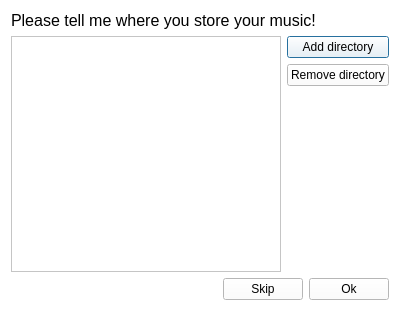
<?xml version="1.0" encoding="UTF-8"?>
<ui version="4.0">
 <class>Addfolders</class>
 <widget class="QDialog" name="Addfolders">
  <property name="geometry">
   <rect>
    <x>0</x>
    <y>0</y>
    <width>400</width>
    <height>311</height>
   </rect>
  </property>
  <property name="minimumSize">
   <size>
    <width>400</width>
    <height>311</height>
   </size>
  </property>
  <property name="maximumSize">
   <size>
    <width>400</width>
    <height>311</height>
   </size>
  </property>
  <property name="palette">
   <palette>
    <active>
     <colorrole role="WindowText">
      <brush brushstyle="SolidPattern">
       <color alpha="255">
        <red>0</red>
        <green>0</green>
        <blue>0</blue>
       </color>
      </brush>
     </colorrole>
     <colorrole role="Button">
      <brush brushstyle="SolidPattern">
       <color alpha="255">
        <red>255</red>
        <green>255</green>
        <blue>255</blue>
       </color>
      </brush>
     </colorrole>
     <colorrole role="Light">
      <brush brushstyle="SolidPattern">
       <color alpha="255">
        <red>255</red>
        <green>255</green>
        <blue>255</blue>
       </color>
      </brush>
     </colorrole>
     <colorrole role="Midlight">
      <brush brushstyle="SolidPattern">
       <color alpha="255">
        <red>255</red>
        <green>255</green>
        <blue>255</blue>
       </color>
      </brush>
     </colorrole>
     <colorrole role="Dark">
      <brush brushstyle="SolidPattern">
       <color alpha="255">
        <red>127</red>
        <green>127</green>
        <blue>127</blue>
       </color>
      </brush>
     </colorrole>
     <colorrole role="Mid">
      <brush brushstyle="SolidPattern">
       <color alpha="255">
        <red>170</red>
        <green>170</green>
        <blue>170</blue>
       </color>
      </brush>
     </colorrole>
     <colorrole role="Text">
      <brush brushstyle="SolidPattern">
       <color alpha="255">
        <red>0</red>
        <green>0</green>
        <blue>0</blue>
       </color>
      </brush>
     </colorrole>
     <colorrole role="BrightText">
      <brush brushstyle="SolidPattern">
       <color alpha="255">
        <red>255</red>
        <green>255</green>
        <blue>255</blue>
       </color>
      </brush>
     </colorrole>
     <colorrole role="ButtonText">
      <brush brushstyle="SolidPattern">
       <color alpha="255">
        <red>0</red>
        <green>0</green>
        <blue>0</blue>
       </color>
      </brush>
     </colorrole>
     <colorrole role="Base">
      <brush brushstyle="SolidPattern">
       <color alpha="255">
        <red>255</red>
        <green>255</green>
        <blue>255</blue>
       </color>
      </brush>
     </colorrole>
     <colorrole role="Window">
      <brush brushstyle="SolidPattern">
       <color alpha="255">
        <red>255</red>
        <green>255</green>
        <blue>255</blue>
       </color>
      </brush>
     </colorrole>
     <colorrole role="Shadow">
      <brush brushstyle="SolidPattern">
       <color alpha="255">
        <red>0</red>
        <green>0</green>
        <blue>0</blue>
       </color>
      </brush>
     </colorrole>
     <colorrole role="AlternateBase">
      <brush brushstyle="SolidPattern">
       <color alpha="255">
        <red>255</red>
        <green>255</green>
        <blue>255</blue>
       </color>
      </brush>
     </colorrole>
     <colorrole role="ToolTipBase">
      <brush brushstyle="SolidPattern">
       <color alpha="255">
        <red>255</red>
        <green>255</green>
        <blue>220</blue>
       </color>
      </brush>
     </colorrole>
     <colorrole role="ToolTipText">
      <brush brushstyle="SolidPattern">
       <color alpha="255">
        <red>0</red>
        <green>0</green>
        <blue>0</blue>
       </color>
      </brush>
     </colorrole>
    </active>
    <inactive>
     <colorrole role="WindowText">
      <brush brushstyle="SolidPattern">
       <color alpha="255">
        <red>0</red>
        <green>0</green>
        <blue>0</blue>
       </color>
      </brush>
     </colorrole>
     <colorrole role="Button">
      <brush brushstyle="SolidPattern">
       <color alpha="255">
        <red>255</red>
        <green>255</green>
        <blue>255</blue>
       </color>
      </brush>
     </colorrole>
     <colorrole role="Light">
      <brush brushstyle="SolidPattern">
       <color alpha="255">
        <red>255</red>
        <green>255</green>
        <blue>255</blue>
       </color>
      </brush>
     </colorrole>
     <colorrole role="Midlight">
      <brush brushstyle="SolidPattern">
       <color alpha="255">
        <red>255</red>
        <green>255</green>
        <blue>255</blue>
       </color>
      </brush>
     </colorrole>
     <colorrole role="Dark">
      <brush brushstyle="SolidPattern">
       <color alpha="255">
        <red>127</red>
        <green>127</green>
        <blue>127</blue>
       </color>
      </brush>
     </colorrole>
     <colorrole role="Mid">
      <brush brushstyle="SolidPattern">
       <color alpha="255">
        <red>170</red>
        <green>170</green>
        <blue>170</blue>
       </color>
      </brush>
     </colorrole>
     <colorrole role="Text">
      <brush brushstyle="SolidPattern">
       <color alpha="255">
        <red>0</red>
        <green>0</green>
        <blue>0</blue>
       </color>
      </brush>
     </colorrole>
     <colorrole role="BrightText">
      <brush brushstyle="SolidPattern">
       <color alpha="255">
        <red>255</red>
        <green>255</green>
        <blue>255</blue>
       </color>
      </brush>
     </colorrole>
     <colorrole role="ButtonText">
      <brush brushstyle="SolidPattern">
       <color alpha="255">
        <red>0</red>
        <green>0</green>
        <blue>0</blue>
       </color>
      </brush>
     </colorrole>
     <colorrole role="Base">
      <brush brushstyle="SolidPattern">
       <color alpha="255">
        <red>255</red>
        <green>255</green>
        <blue>255</blue>
       </color>
      </brush>
     </colorrole>
     <colorrole role="Window">
      <brush brushstyle="SolidPattern">
       <color alpha="255">
        <red>255</red>
        <green>255</green>
        <blue>255</blue>
       </color>
      </brush>
     </colorrole>
     <colorrole role="Shadow">
      <brush brushstyle="SolidPattern">
       <color alpha="255">
        <red>0</red>
        <green>0</green>
        <blue>0</blue>
       </color>
      </brush>
     </colorrole>
     <colorrole role="AlternateBase">
      <brush brushstyle="SolidPattern">
       <color alpha="255">
        <red>255</red>
        <green>255</green>
        <blue>255</blue>
       </color>
      </brush>
     </colorrole>
     <colorrole role="ToolTipBase">
      <brush brushstyle="SolidPattern">
       <color alpha="255">
        <red>255</red>
        <green>255</green>
        <blue>220</blue>
       </color>
      </brush>
     </colorrole>
     <colorrole role="ToolTipText">
      <brush brushstyle="SolidPattern">
       <color alpha="255">
        <red>0</red>
        <green>0</green>
        <blue>0</blue>
       </color>
      </brush>
     </colorrole>
    </inactive>
    <disabled>
     <colorrole role="WindowText">
      <brush brushstyle="SolidPattern">
       <color alpha="255">
        <red>127</red>
        <green>127</green>
        <blue>127</blue>
       </color>
      </brush>
     </colorrole>
     <colorrole role="Button">
      <brush brushstyle="SolidPattern">
       <color alpha="255">
        <red>255</red>
        <green>255</green>
        <blue>255</blue>
       </color>
      </brush>
     </colorrole>
     <colorrole role="Light">
      <brush brushstyle="SolidPattern">
       <color alpha="255">
        <red>255</red>
        <green>255</green>
        <blue>255</blue>
       </color>
      </brush>
     </colorrole>
     <colorrole role="Midlight">
      <brush brushstyle="SolidPattern">
       <color alpha="255">
        <red>255</red>
        <green>255</green>
        <blue>255</blue>
       </color>
      </brush>
     </colorrole>
     <colorrole role="Dark">
      <brush brushstyle="SolidPattern">
       <color alpha="255">
        <red>127</red>
        <green>127</green>
        <blue>127</blue>
       </color>
      </brush>
     </colorrole>
     <colorrole role="Mid">
      <brush brushstyle="SolidPattern">
       <color alpha="255">
        <red>170</red>
        <green>170</green>
        <blue>170</blue>
       </color>
      </brush>
     </colorrole>
     <colorrole role="Text">
      <brush brushstyle="SolidPattern">
       <color alpha="255">
        <red>127</red>
        <green>127</green>
        <blue>127</blue>
       </color>
      </brush>
     </colorrole>
     <colorrole role="BrightText">
      <brush brushstyle="SolidPattern">
       <color alpha="255">
        <red>255</red>
        <green>255</green>
        <blue>255</blue>
       </color>
      </brush>
     </colorrole>
     <colorrole role="ButtonText">
      <brush brushstyle="SolidPattern">
       <color alpha="255">
        <red>127</red>
        <green>127</green>
        <blue>127</blue>
       </color>
      </brush>
     </colorrole>
     <colorrole role="Base">
      <brush brushstyle="SolidPattern">
       <color alpha="255">
        <red>255</red>
        <green>255</green>
        <blue>255</blue>
       </color>
      </brush>
     </colorrole>
     <colorrole role="Window">
      <brush brushstyle="SolidPattern">
       <color alpha="255">
        <red>255</red>
        <green>255</green>
        <blue>255</blue>
       </color>
      </brush>
     </colorrole>
     <colorrole role="Shadow">
      <brush brushstyle="SolidPattern">
       <color alpha="255">
        <red>0</red>
        <green>0</green>
        <blue>0</blue>
       </color>
      </brush>
     </colorrole>
     <colorrole role="AlternateBase">
      <brush brushstyle="SolidPattern">
       <color alpha="255">
        <red>255</red>
        <green>255</green>
        <blue>255</blue>
       </color>
      </brush>
     </colorrole>
     <colorrole role="ToolTipBase">
      <brush brushstyle="SolidPattern">
       <color alpha="255">
        <red>255</red>
        <green>255</green>
        <blue>220</blue>
       </color>
      </brush>
     </colorrole>
     <colorrole role="ToolTipText">
      <brush brushstyle="SolidPattern">
       <color alpha="255">
        <red>0</red>
        <green>0</green>
        <blue>0</blue>
       </color>
      </brush>
     </colorrole>
    </disabled>
   </palette>
  </property>
  <property name="windowTitle">
   <string>Jabdah</string>
  </property>
  <property name="windowIcon">
   <iconset resource="images.qrc">
    <normaloff>:/icons/jubduh.png</normaloff>:/icons/jubduh.png</iconset>
  </property>
  <layout class="QVBoxLayout" name="verticalLayout_2">
   <item>
    <widget class="QLabel" name="label">
     <property name="font">
      <font>
       <pointsize>12</pointsize>
      </font>
     </property>
     <property name="text">
      <string>Please tell me where you store your music!</string>
     </property>
    </widget>
   </item>
   <item>
    <layout class="QHBoxLayout" name="horizontalLayout">
     <item>
      <widget class="QListWidget" name="locationList"/>
     </item>
     <item>
      <layout class="QVBoxLayout" name="verticalLayout">
       <item>
        <widget class="QPushButton" name="addDirectoryButton">
         <property name="text">
          <string>Add directory</string>
         </property>
        </widget>
       </item>
       <item>
        <widget class="QPushButton" name="removeDirectoryButton">
         <property name="text">
          <string>Remove directory</string>
         </property>
        </widget>
       </item>
       <item>
        <spacer name="verticalSpacer">
         <property name="orientation">
          <enum>Qt::Vertical</enum>
         </property>
         <property name="sizeHint" stdset="0">
          <size>
           <width>20</width>
           <height>40</height>
          </size>
         </property>
        </spacer>
       </item>
      </layout>
     </item>
    </layout>
   </item>
   <item>
    <layout class="QHBoxLayout" name="horizontalLayout_2">
     <item>
      <spacer name="horizontalSpacer">
       <property name="orientation">
        <enum>Qt::Horizontal</enum>
       </property>
       <property name="sizeHint" stdset="0">
        <size>
         <width>40</width>
         <height>20</height>
        </size>
       </property>
      </spacer>
     </item>
     <item>
      <widget class="QPushButton" name="skipButton">
       <property name="text">
        <string>Skip</string>
       </property>
      </widget>
     </item>
     <item>
      <widget class="QPushButton" name="okButton">
       <property name="text">
        <string>Ok</string>
       </property>
      </widget>
     </item>
    </layout>
   </item>
  </layout>
 </widget>
 <resources>
  <include location="images.qrc"/>
 </resources>
 <connections/>
</ui>
